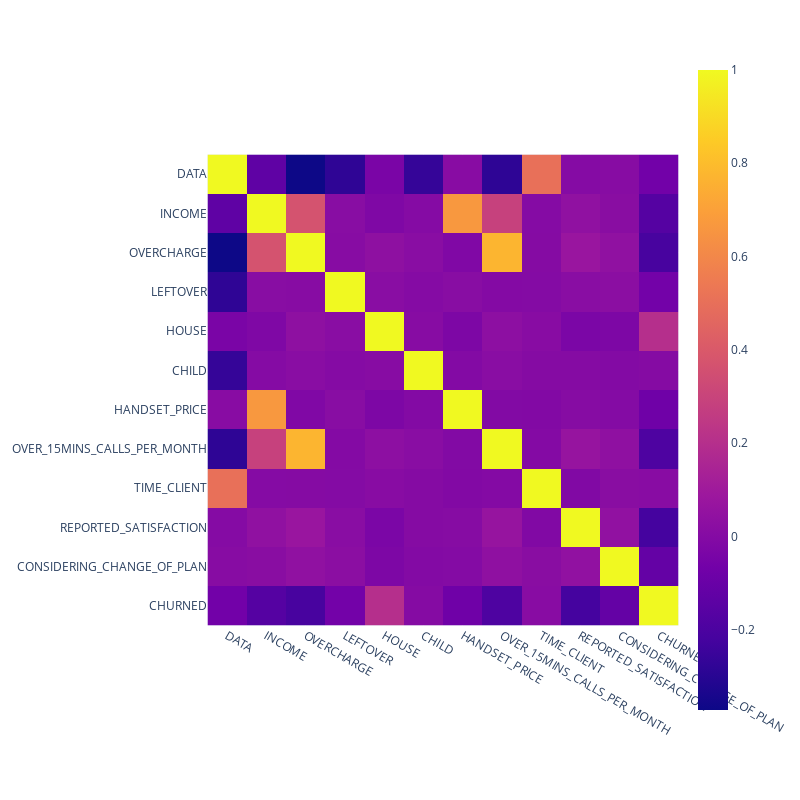

The code cell stored with this chart in its notebook:
### Code cell
corr = df_training.corr()

fig = px.imshow(corr, width=800, height=800)
fig.show()

### Figure 1 — Plotly figure (JSON) as saved in the notebook; plotly's stock layout.template omitted (floating-point values rounded to 4 significant figures; data arrays with more than 128 entries replaced by an {"elided": "..."} marker saying what was removed)
{"data": [{"coloraxis": "coloraxis", "hovertemplate": "x: %{x}<br>y: %{y}<br>color: %{z}<extra></extra>", "name": "0", "type": "heatmap", "x": ["DATA", "INCOME", "OVERCHARGE", "LEFTOVER", "HOUSE", "CHILD", "HANDSET_PRICE", "OVER_15MINS_CALLS_PER_MONTH", "TIME_CLIENT", "REPORTED_SATISFACTION", "CONSIDERING_CHANGE_OF_PLAN", "CHURNED"], "xaxis": "x", "y": ["DATA", "INCOME", "OVERCHARGE", "LEFTOVER", "HOUSE", "CHILD", "HANDSET_PRICE", "OVER_15MINS_CALLS_PER_MONTH", "TIME_CLIENT", "REPORTED_SATISFACTION", "CONSIDERING_CHANGE_OF_PLAN", "CHURNED"], "yaxis": "y", "z": {"elided": "12x12 float values"}}], "layout": {"coloraxis": {"colorscale": [[0, "#0d0887"], [0.1111, "#46039f"], [0.2222, "#7201a8"], [0.3333, "#9c179e"], [0.4444, "#bd3786"], [0.5556, "#d8576b"], [0.6667, "#ed7953"], [0.7778, "#fb9f3a"], [0.8889, "#fdca26"], [1, "#f0f921"]]}, "height": 800, "margin": {"t": 60}, "width": 800, "xaxis": {"anchor": "y", "constrain": "domain", "domain": [0, 1], "scaleanchor": "y"}, "yaxis": {"anchor": "x", "autorange": "reversed", "constrain": "domain", "domain": [0, 1]}}}
